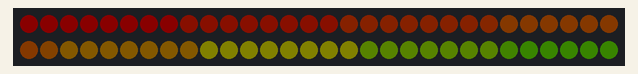
Recording of a sketch running on a simulated Arduino Uno, built with avr-gcc and run on an emulated ATmega328P. On the bench: 60 RGB LEDs in strip order, left to right, continuing on the next row. Dim RGB values are drawn brighter than linear.

Above: at 0.15 s.
At 5.27 s:
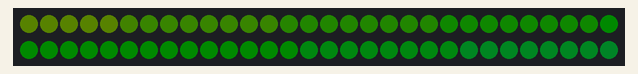
At 9.79 s:
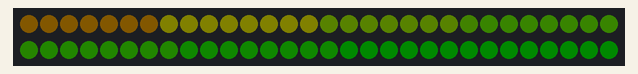
At 19.72 s:
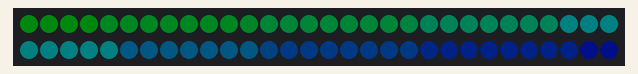
At 29.66 s:
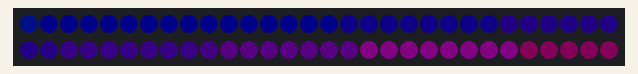
At 39.6 s:
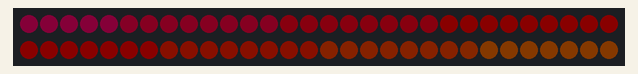

The sketch:

ChangingRainbow.ino
```cpp
#include <Adafruit_NeoPixel.h>
#ifdef __AVR__
  #include <avr/power.h>
#endif

Adafruit_NeoPixel strip = Adafruit_NeoPixel (60, 6, NEO_GRB + NEO_KHZ800);

uint32_t color = strip.Color (255, 0, 0);

void setup () {;
  strip.begin ();
  strip.setBrightness (10);
  strip.show ();
}

void loop () {
  rainbow (5);
}

void rainbow (uint8_t wait) {
  for (int j = 0; j < 256; j++) {
    for (int i = 0; i < strip.numPixels (); i++) {
      strip.setPixelColor (i, Wheel ((i+j) & 255));
    }
    strip.show ();
    delay (wait);
  }
}

uint32_t Wheel (byte WheelPos) {
  WheelPos = 255 - WheelPos;
  if (WheelPos < 85) return strip.Color (255 - WheelPos * 3, 0, WheelPos * 3,0);
  if (WheelPos < 170) {
    WheelPos -= 85;
    return strip.Color (0, WheelPos * 3, 255 - WheelPos * 3,0);
  }
  WheelPos -= 170;
  return strip.Color (WheelPos * 3, 255 - WheelPos * 3, 0,0);
}
```
